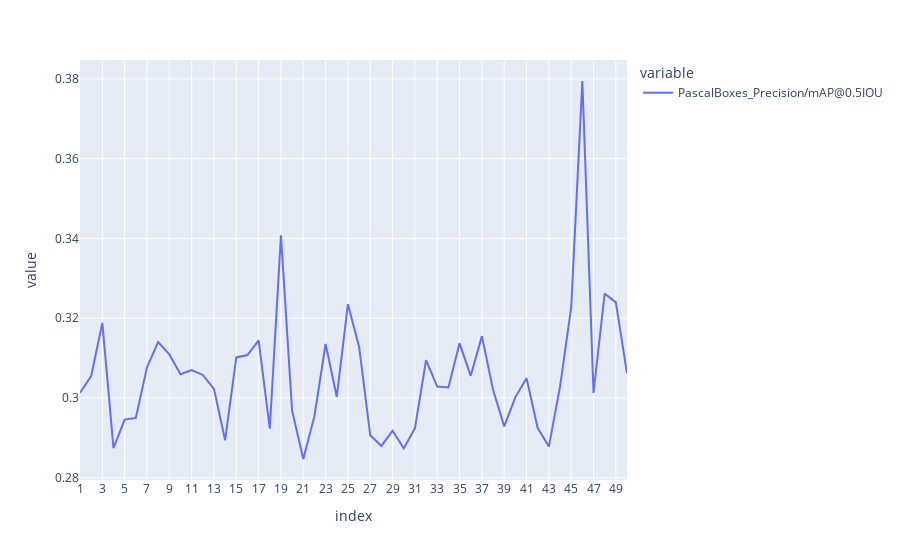

The notebook cell saved with this chart:
### Code cell
px.line(pd.DataFrame(ava_daycare_training_results_per_epoch).T["PascalBoxes_Precision/mAP@0.5IOU"])

### Figure 1 — Plotly figure (JSON) as saved in the notebook; plotly's stock layout.template omitted (floating-point values rounded to 4 significant figures)
{"data": [{"hovertemplate": "variable=PascalBoxes_Precision/mAP@0.5IOU<br>index=%{x}<br>value=%{y}<extra></extra>", "legendgroup": "PascalBoxes_Precision/mAP@0.5IOU", "line": {"color": "#636efa", "dash": "solid"}, "marker": {"symbol": "circle"}, "mode": "lines", "name": "PascalBoxes_Precision/mAP@0.5IOU", "orientation": "v", "showlegend": true, "type": "scatter", "x": ["1", "2", "3", "4", "5", "6", "7", "8", "9", "10", "11", "12", "13", "14", "15", "16", "17", "18", "19", "20", "21", "22", "23", "24", "25", "26", "27", "28", "29", "30", "31", "32", "33", "34", "35", "36", "37", "38", "39", "40", "41", "42", "43", "44", "45", "46", "47", "48", "49", "50"], "xaxis": "x", "y": [0.3013, 0.3055, 0.3188, 0.2875, 0.2946, 0.295, 0.3077, 0.314, 0.3109, 0.306, 0.307, 0.3058, 0.3023, 0.2894, 0.3102, 0.3108, 0.3144, 0.2923, 0.3408, 0.2968, 0.2847, 0.2954, 0.3135, 0.3003, 0.3235, 0.3129, 0.2907, 0.288, 0.2918, 0.2874, 0.2924, 0.3095, 0.3029, 0.3026, 0.3137, 0.3056, 0.3155, 0.3021, 0.2929, 0.3002, 0.305, 0.2925, 0.2878, 0.3028, 0.3227, 0.3795, 0.3013, 0.3262, 0.324, 0.3062], "yaxis": "y"}], "layout": {"legend": {"title": {"text": "variable"}, "tracegroupgap": 0}, "margin": {"t": 60}, "xaxis": {"anchor": "y", "domain": [0, 1], "title": {"text": "index"}}, "yaxis": {"anchor": "x", "domain": [0, 1], "title": {"text": "value"}}}}
